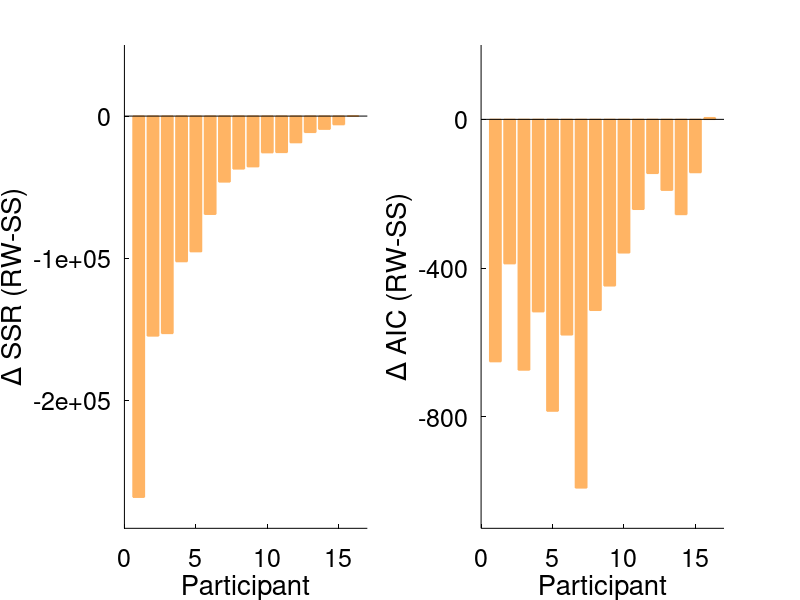

Here is the MATLAB script that generated this plot: (Note: this script raises an error after producing the figure.)
clc
clear
close all

% differential conditioning paradigm
ntrials = 800; % total number of trials
nlearning = 600; % learning trials
nprobe = ntrials-nlearning; % washout

% load data
load data_diffCond;
[nsubs,ntrials] = size(diff_cond.ha);

niter = 200; % fitting iterations
    
newFit_RW=0;
newFit_SS=0;

if newFit_RW
    %%%%%%%%%%%%%%%%%%%%%
    %% RESCORLA-WAGNER %%
    %%%%%%%%%%%%%%%%%%%%%
    
    for s = 1:nsubs
        disp(['now fitting subject ',num2str(s),' rescorla-wagner']);
        ha = diff_cond.ha(s,:); % 1:600 if we're just fitting on learning
        us = diff_cond.cs_p(s,:); % cs schedule
        
        for iter = 1:niter
            
            % RW model parameter init
            alpha_plan = rand; % plan salience
            alpha_tone = rand; % tone salience
            alpha_light = rand; % light salience, set to zero because no US.
            beta = rand; % learning rate
            lambda = unifrnd(-30,60); % maximum associative strength over all stimuli
            
            params = [alpha_plan,alpha_tone,alpha_light,beta,lambda];
            options=optimset('display','off');
            LB = [0 0 0 0 -30];
            UB = [1  1 1 1 60];
            [ps, sse] = fmincon(@func_RW,params,[],[],[],[],LB,UB,[],options,ha,us);
            mod.ps(iter,:) = ps;
            mod.sse(iter) = sse;
        end
        [fitRW.sse(s),best] = min(mod.sse);
        fitRW.alpha_plan(s) = mod.ps(best,1);
        fitRW.alpha_tone(s) = mod.ps(best,2);
        fitRW.alpha_light(s) = mod.ps(best,3);
        fitRW.beta(s) = mod.ps(best,4);
        fitRW.lambda(s) = mod.ps(best,5);
        fitRW.aic(s) = 2*length(params) + ntrials*log(fitRW.sse(s)/ntrials);
        
        % test the model
        V = 0;
        V_plan = 0;
        V_tone = 0;
        V_light = 0;

        for t = 1:ntrials
            SIM(t) = V;
            if ~isnan(ha(t))
                % clamp trial?
                if us(t)
                    err = fitRW.lambda(s); % error
                else
                    err = 0;
                end
                
                if us(t)
                    V = V_plan + V_tone;
                    % update tone only
                    delta_tone = fitRW.alpha_tone(s) * fitRW.beta(s) * (err - V);
                    V_tone = V_tone + delta_tone;
                else
                    V = V_plan + V_light;
                    % update light only
                    delta_light = fitRW.alpha_light(s) * fitRW.beta(s) * (err - V);
                    V_light = V_light + delta_light;
                end
                % update plan (every trial)
                delta_plan = fitRW.alpha_plan(s) * fitRW.beta(s) * (err - V);
                V_plan = V_plan + delta_plan;
            end
        end
        
        % plot the best fit
        figure
        hold on
        plot(1:ntrials,ha,'or')
        plot(1:ntrials,SIM,'-k')
    end
    save fitRW fitRW;
    clear mod;
    
    tone_light_subs = [2 2 1 1 2 2 1 1 2 2 1 1 2 2 1 1];
    
    % plot params
    figure;
    subplot(1,5,1);hold on;
    histogram(fitRW.alpha_plan);title('\alpha - plan');
    ylabel('Freq');
    subplot(1,5,2);hold on;
    histogram(fitRW.alpha_tone);title('\alpha - tone');
    subplot(1,5,3);hold on;
    histogram(fitRW.alpha_light);title('\alpha - light');
    subplot(1,5,4);hold on;
    histogram(fitRW.beta);title('\beta');
    subplot(1,5,5);hold on;
    histogram(fitRW.lambda);title('\lambda');
    
else
    load fitRW
end

if newFit_SS
    %%%%%%%%%%%%%%%%%%%%%%%%%%%
    %% STATE-SPACE (1 state) %%
    %%%%%%%%%%%%%%%%%%%%%%%%%%%
    
    for s = 1:nsubs
        disp(['now fitting subject ',num2str(s),' 1 state']);
        ha = diff_cond.ha(s,:); % 1:600 for just learning
        us = diff_cond.cs_p(s,:); % cs schedule
            
        for iter = 1:niter
            
            % RW model parameter init
            A = rand; % retention
            B = rand; % lr
            err = unifrnd(-30,60); % maximum asymtote
        
            params = [A,B,err];
            options=optimset('display','off');
            LB = [0 0 -30];
            UB = [1 1 60];
            [ps, sse] = fmincon(@func_SS,params,[],[],[],[],LB,UB,[],options,ha,us);
            mod2.ps(iter,:) = ps;
            mod2.sse(iter) = sse;
        end
        [fitSS.sse(s),best] = min(mod2.sse);
        fitSS.A(s) = mod2.ps(best,1);
        fitSS.B(s) = mod2.ps(best,2);
        fitSS.err(s) = mod2.ps(best,3);
        fitSS.aic(s) = 2*length(params) + ntrials*log(fitSS.sse(s)/ntrials);
        
        % test the model
        X = zeros(1,ntrials);
        clamp_size = 15;
        for t = 1:(ntrials-1)
            if ~isnan(ha(t))
                if t <= nlearning
                    spe = fitSS.err(s)*us(t) - X(t);
                else
                    spe = 0 - X(t);
                end
                
                X(t+1) = fitSS.A(s)*X(t) + fitSS.B(s)*spe;
            end
        end
        
        % plot the best fit
        figure
        hold on
        plot(1:ntrials,ha,'o')
        plot(1:ntrials,X,'-k')
        
        
    end
    save fitSS fitSS;
    clear mod;
    
    % plot params
    figure;
    subplot(1,2,1);hold on;
    histogram(fitSS.A);title('Retention');
    ylabel('Freq');
    subplot(1,2,2);hold on;
    histogram(fitSS.B);title('Learning Rate');

else
    load fitSS
end

%%%%%%%%%%%%%%%%%
%% Comparisons %%
%%%%%%%%%%%%%%%%%

% (Fig. S3)
set(groot, 'DefaultAxesXColor', [0,0,0], ...
           'DefaultAxesYColor', [0,0,0], ...
           'DefaultAxesZColor', [0,0,0])
       
col = [255,180,100]/255; % orange
figure('position',[50 100 1000 400]);

afs=24;
tfs=18;

subplot(1,2,1);
[sortedSSE,order] = sort(fitRW.sse-fitSS.sse);
bar(sortedSSE,'facecolor',col,'edgecolor',col,'linewidth',1);
ylabel('\Delta SSR (RW-SS)','fontsize',afs);
xlabel('Participant','fontsize',afs);
box off
set(gca,'xtick',0:5:20,'ytick',-2e5:1e5:1e5,'fontsize',tfs);
xlim([0 17])
ylim([-2.9e5 0.5e5])

subplot(1,2,2);
bar(fitRW.aic(order)-fitSS.aic(order),'facecolor',col,'edgecolor',col,'linewidth',1);
ylabel('\Delta AIC (RW-SS)','fontsize',afs);
xlabel('Participant','fontsize',afs);
box off
set(gca,'xtick',0:5:20,'ytick',-800:400:0,'fontsize',tfs);
xlim([0 17])
ylim([-1100 200])

sse.mDiff=mean(fitRW.sse-fitSS.sse);
[sse.h,sse.p,sse.ci,sse.stats] = ttest(fitRW.sse,fitSS.sse);
sse.cohend = computeCohen_d(fitRW.sse, fitSS.sse, 'paired');

aic.mDiff=mean(fitRW.aic-fitSS.aic);
[aic.h,aic.p,aic.ci,aic.stats] = ttest(fitRW.aic,fitSS.aic);
aic.cohend = computeCohen_d(fitRW.aic, fitSS.aic, 'paired');
